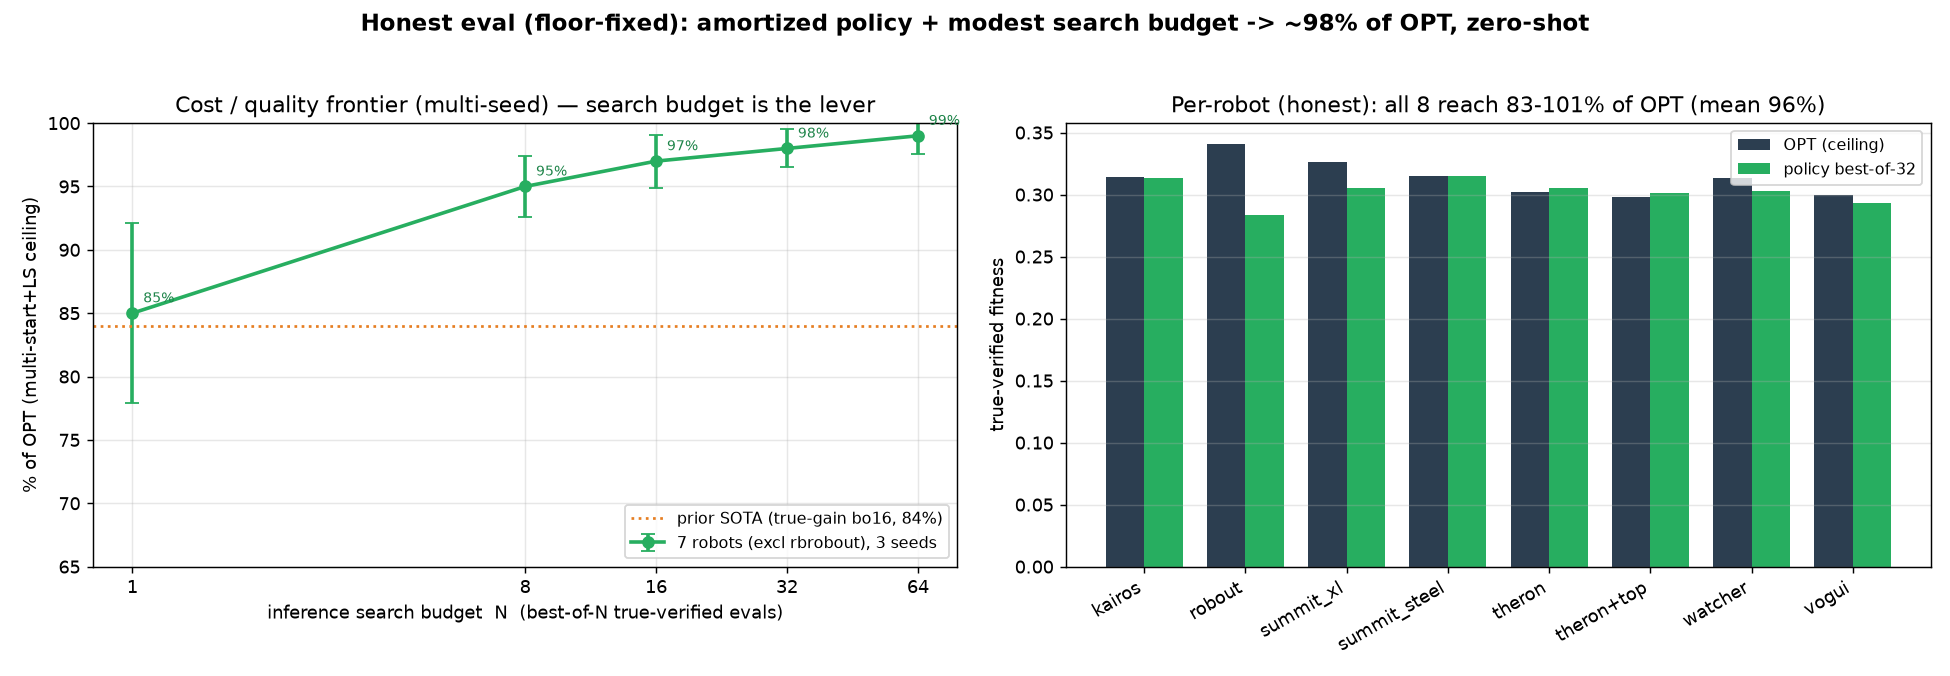

The script that saved this image:
"""48h exploration figure: budget frontier (quality vs inference search budget) + per-robot LNS vs OPT."""
import matplotlib
matplotlib.use("Agg")
import matplotlib.pyplot as plt
import numpy as np

# --- budget frontier: MULTI-SEED (3 seeds x 7 robots), mean %OPT +/- CI ---
# HONEST (one-sided opaque floor + z>=0 pool); supersedes the floor-bug numbers.
Ns = [1, 8, 16, 32, 64]
excl = [85, 95, 97, 98, 99]          # mean % of OPT
excl_ci = [7.1, 2.4, 2.1, 1.5, 1.4]  # 95% CI in % points

# --- per-robot policy best-of-32 vs OPT (HONEST, floor-fixed) ---
robots = ["kairos", "robout", "summit_xl", "summit_steel", "theron", "theron+top", "watcher", "vogui"]
lns = [0.3130, 0.2835, 0.3056, 0.3151, 0.3051, 0.3010, 0.3029, 0.2934]  # policy best-of-32
opt = [0.3142, 0.3406, 0.3260, 0.3148, 0.3019, 0.2980, 0.3133, 0.2999]

fig, (ax1, ax2) = plt.subplots(1, 2, figsize=(15, 5.2))

# Panel 1: multi-seed budget frontier with CIs
ax1.errorbar(Ns, excl, yerr=excl_ci, fmt="o-", color="#27ae60", lw=2, capsize=4,
             label="7 robots (excl rbrobout), 3 seeds")
ax1.axhline(84, color="#e67e22", ls=":", label="prior SOTA (true-gain bo16, 84%)")
for n, v in zip(Ns, excl):
    ax1.annotate(f"{v}%", (n, v), textcoords="offset points", xytext=(6, 6), fontsize=8, color="#1e8449")
ax1.set_xscale("log", base=2); ax1.set_xticks(Ns); ax1.set_xticklabels(Ns)
ax1.set_xlabel("inference search budget  N  (best-of-N true-verified evals)")
ax1.set_ylabel("% of OPT (multi-start+LS ceiling)")
ax1.set_title("Cost / quality frontier (multi-seed) — search budget is the lever")
ax1.legend(fontsize=9, loc="lower right"); ax1.grid(alpha=0.3); ax1.set_ylim(65, 100)

# Panel 2: per-robot LNS(49) vs OPT
x = np.arange(len(robots)); w = 0.38
ax2.bar(x - w / 2, opt, w, label="OPT (ceiling)", color="#2c3e50")
ax2.bar(x + w / 2, lns, w, label="policy best-of-32", color="#27ae60")
ax2.set_xticks(x); ax2.set_xticklabels(robots, rotation=30, ha="right")
ax2.set_ylabel("true-verified fitness")
ax2.set_title("Per-robot (honest): all 8 reach 83-101% of OPT (mean 96%)")
ax2.legend(fontsize=9); ax2.grid(axis="y", alpha=0.3)

fig.suptitle("Honest eval (floor-fixed): amortized policy + modest search budget -> ~98% of OPT, zero-shot",
             fontsize=12.5, fontweight="bold")
fig.tight_layout(rect=[0, 0, 1, 0.95])
fig.savefig("data/exploration_results.png", dpi=130)
print("saved data/exploration_results.png")
